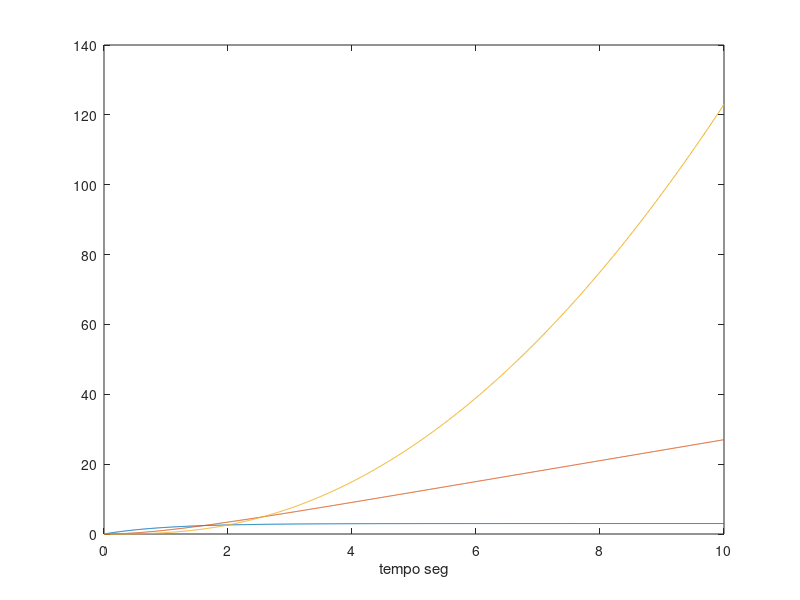

The MATLAB source for this figure:
%%%%%%%%%%%%%%%%%%%%%%%%%%%%%%%%%%%%%%%%%%%%%%%%%%%%%%%%%%%%%%%%%%%%%%%%%%%%%%%%
% Primeira questão
%%%%%%%%%%%%%%%%%%%%%%%%%%%%%%%%%%%%%%%%%%%%%%%%%%%%%%%%%%%%%%%%%%%%%%%%%%%%%%%%

a = [1 2];
b = [1 4];
num = 10*conv(a, b)
a = [1 1];
b = [1 3];
c = [1 5];
den = conv(conv(a, b), conv(c, c))

% expandindo em frações parciais
[r, p, k] = residue(num, den)

%%%%%%%%%%%%%%%%%%%%%%%%%%%%%%%%%%%%%%%%%%%%%%%%%%%%%%%%%%%%%%%%%%%%%%%%%%%%%%%%
% Segunda questão
%%%%%%%%%%%%%%%%%%%%%%%%%%%%%%%%%%%%%%%%%%%%%%%%%%%%%%%%%%%%%%%%%%%%%%%%%%%%%%%%

t = 0:0.01:10;

y1 = 3-3*exp(-t);
y2 = 3*t-3+3*exp(-t);
y3 = 3*(t.^2)/2 - 3*t + 3 - 3*exp(-t);

plot(t, y1, t, y2, t, y3);
xlabel('tempo seg');
print -depsc fig2q.eps;


%%%%%%%%%%%%%%%%%%%%%%%%%%%%%%%%%%%%%%%%%%%%%%%%%%%%%%%%%%%%%%%%%%%%%%%%%%%%%%%%
% Terceira questão
%%%%%%%%%%%%%%%%%%%%%%%%%%%%%%%%%%%%%%%%%%%%%%%%%%%%%%%%%%%%%%%%%%%%%%%%%%%%%%%%

num = [4 16 12];
den = [1 12 44 48 0];

z = roots(num);
p = roots(den);
k = 1;

fun = zpk(z, p, k);
pzmap(fun);

